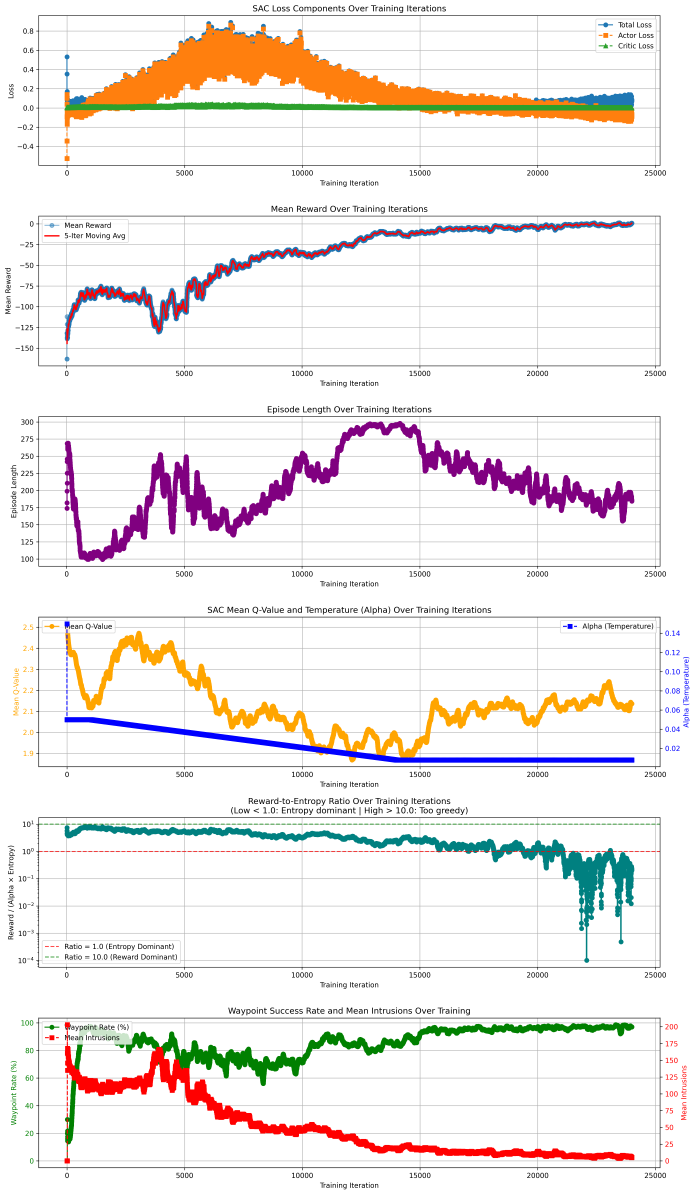
#> input picture SAC_AM_PreTrain/2_4_5/training_metrics_run_1.png, 4171 x 7166 px (shown at 1/6 size)
$ python extract_training_panels.py
#> lines starting #> are read from the running program, lines starting #| are printed output that depends on the picture; after the words box and inside, x2 and y2 are one past the last pixel; in counts of white or black regions, pixels touching at a corner belong together
from pathlib import Path

import matplotlib.pyplot as plt
import numpy as np
import pandas as pd
from PIL import Image, ImageDraw, ImageFont


IMAGE_NAME = "training_metrics_run_1.png"
EVAL_CSV = Path("metrics") / "run_1" / "evaluation_progress.csv"
NUM_PANELS = 6
BACKGROUND_THRESHOLD = 245


def find_panel_boundaries(image_array: np.ndarray, num_panels: int) -> list[int]:
    mask = (image_array < BACKGROUND_THRESHOLD).any(axis=2)
    row_counts = mask.sum(axis=1).astype(float)

    window = max(31, image_array.shape[0] // 120)
    if window % 2 == 0:
        window += 1
    kernel = np.ones(window, dtype=float) / window
    smooth = np.convolve(row_counts, kernel, mode="same")

    search_radius = max(150, image_array.shape[0] // 28)
    boundaries = [0]
    for index in range(1, num_panels):
        expected = int(image_array.shape[0] * index / num_panels)
        lower = max(0, expected - search_radius)
        upper = min(image_array.shape[0], expected + search_radius)
        best = lower + int(np.argmin(smooth[lower:upper]))
        boundaries.append(best)
    boundaries.append(image_array.shape[0])
    return boundaries


def trim_segment(image_array: np.ndarray, top: int, bottom: int) -> tuple[int, int, int, int]:
    segment = image_array[top:bottom]
    mask = (segment < BACKGROUND_THRESHOLD).any(axis=2)
    row_counts = mask.sum(axis=1)
    col_counts = mask.sum(axis=0)

    row_threshold = max(10, image_array.shape[1] // 200)
    col_threshold = max(10, image_array.shape[0] // 250)

    row_indices = np.where(row_counts > row_threshold)[0]
    col_indices = np.where(col_counts > col_threshold)[0]

    if len(row_indices) == 0 or len(col_indices) == 0:
        return 0, top, image_array.shape[1], bottom

    pad_y = 28
    pad_x = 28
    left = max(0, int(col_indices[0]) - pad_x)
    right = min(image_array.shape[1], int(col_indices[-1]) + pad_x + 1)
    cropped_top = max(0, top + int(row_indices[0]) - pad_y)
    cropped_bottom = min(image_array.shape[0], top + int(row_indices[-1]) + pad_y + 1)
    return left, cropped_top, right, cropped_bottom


def extract_panel(image_path: Path, panel_number: int, output_name: str) -> Path:
    image = Image.open(image_path).convert("RGB")
    image_array = np.asarray(image)
    boundaries = find_panel_boundaries(image_array, NUM_PANELS)

    panel_index = panel_number - 1
    top = boundaries[panel_index]
    bottom = boundaries[panel_index + 1]
    left, cropped_top, right, cropped_bottom = trim_segment(image_array, top, bottom)

    cropped = image.crop((left, cropped_top, right, cropped_bottom))
    output_path = image_path.with_name(output_name)
    cropped.save(output_path)
    return output_path


# [111 lines left out: functions load_font, remove_red_series_and_update_title, generate_evaluation_plot, not called in this run]


def main() -> None:
    script_dir = Path(__file__).resolve().parent
    image_path = script_dir / IMAGE_NAME

    outputs = [
        (2, "training_metrics_run_1_reward_only.png"),
        (6, "training_metrics_run_1_evaluation_only.png"),
    ]

    for panel_number, output_name in outputs:
        output_path = extract_panel(image_path, panel_number, output_name)
#> in find_panel_boundaries, `mask = (image_array < BACKGROUND_THRESHOLD).any(axis=2)`:
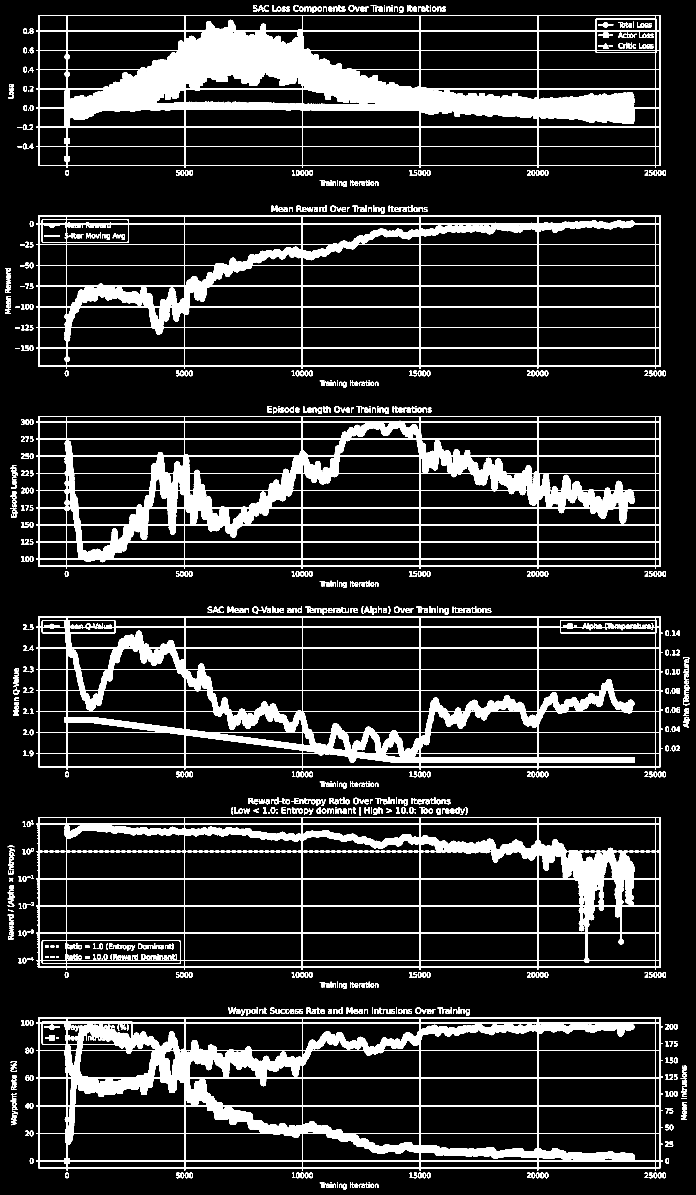
#> mask: shape (7166, 4171) bool (shown at 1/6 size); 13% white; 1016 white regions, largest, box (x1, y1, x2, y2) and area: (217, 91, 3963, 1008) 875116, (217, 6105, 3976, 7022) 640154, (217, 2497, 3963, 3413) 639552
#> in find_panel_boundaries, `row_counts = mask.sum(axis=1).astype(float)`: row_counts = 7166 values, max 3841 at index 4143, min 0 at index 0, mean 541.7
#> in find_panel_boundaries, `smooth = np.convolve(row_counts, kernel, mode="same")`: smooth = 7166 values, max 3092.2 at index 631, min 0 at index 0, mean 541.7
#> the loop in find_panel_boundaries, `for index in range(1, num_panels):` made 5 passes
#> best on passes 1 to 5: 1151, 2353, 3556, 4756, 5962
#> after the loop in find_panel_boundaries, `for index in range(1, num_panels):`: boundaries = [0, 1151, 2353, 3556, 4756, 5962]
#> in extract_panel, `boundaries = find_panel_boundaries(image_array, NUM_PANELS)`: boundaries = [0, 1151, 2353, 3556, 4756, 5962, 7166]
#> in extract_panel, `top = boundaries[panel_index]`: top = 1151
#> in extract_panel, `bottom = boundaries[panel_index + 1]`: bottom = 2353
#> in trim_segment, `segment = image_array[top:bottom]`:
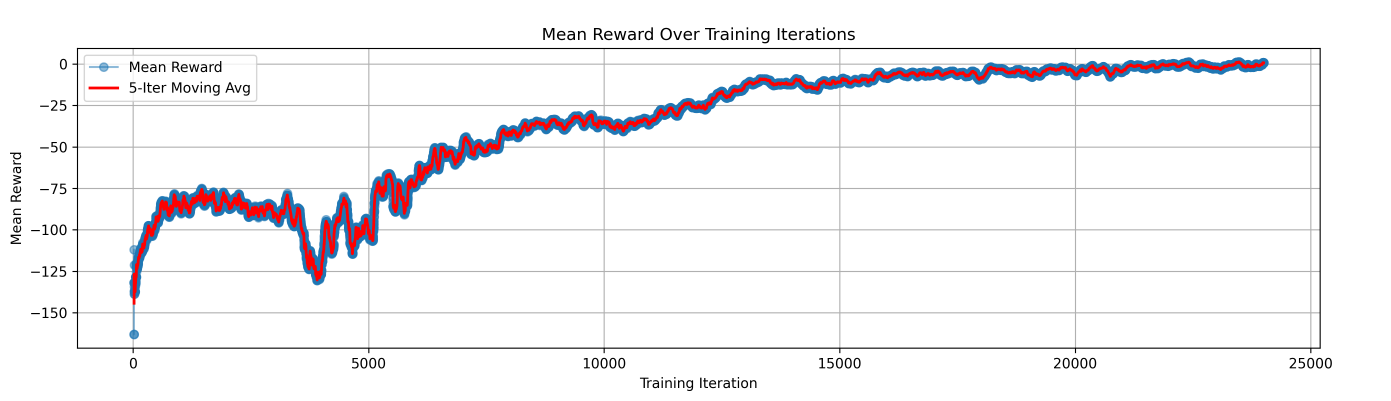
#> segment: shape (1202, 4171, 3) (shown at 1/3 size); mean R, G, B 244.6, 243.1, 244.7
#> in trim_segment, `mask = (segment < BACKGROUND_THRESHOLD).any(axis=2)`:
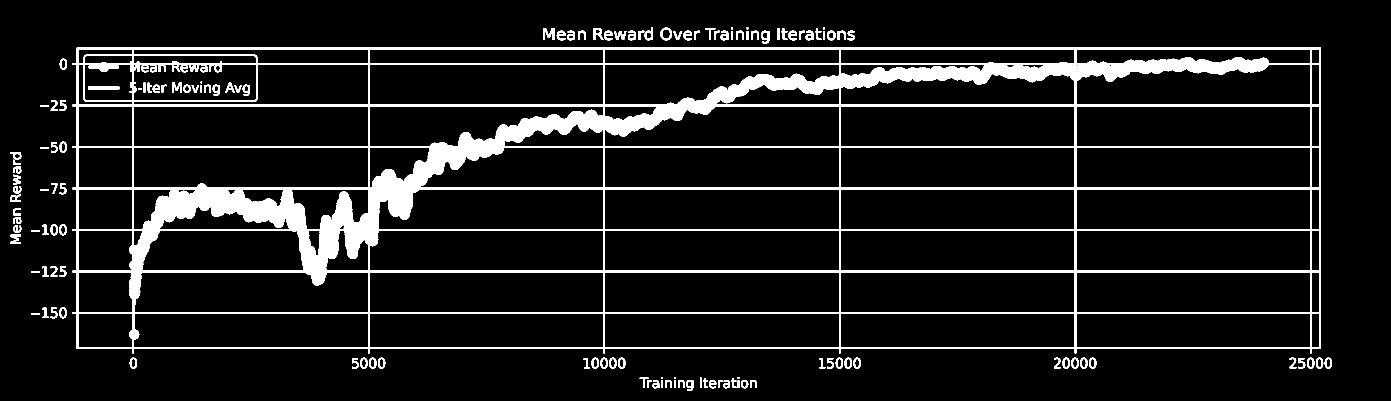
#> mask: shape (1202, 4171) bool (shown at 1/3 size); 8.8% white; 129 white regions, largest, box (x1, y1, x2, y2) and area: (217, 143, 3963, 1060) 404092, (265, 259, 358, 269) 926, (1629, 84, 1664, 120) 713
#> in trim_segment, `row_counts = mask.sum(axis=1)`: row_counts = 1202 values, max 3812 at index 691, min 0 at index 0, mean 366.8
#> in trim_segment, `col_counts = mask.sum(axis=0)`: col_counts = 4171 values, max 952 at index 2517, min 0 at index 0, mean 105.7
#> in trim_segment, `row_indices = np.where(row_counts > row_threshold)[0]`: row_indices = 1017 values from 83 to 1164
#> in trim_segment, `col_indices = np.where(col_counts > col_threshold)[0]`: col_indices = 3833 values from 32 to 3991
#> in trim_segment, `left = max(0, int(col_indices[0]) - pad_x)`: left = 4
#> in trim_segment, `right = min(image_array.shape[1], int(col_indices[-1]) + pad_x + 1)`: right = 4020
#> in trim_segment, `cropped_top = max(0, top + int(row_indices[0]) - pad_y)`: cropped_top = 1206
#> in trim_segment, `cropped_bottom = min(image_array.shape[0], top + int(row_indices[-1]) ..`: cropped_bottom = 2344
#> in extract_panel, `left, cropped_top, right, cropped_bottom = trim_segment(image_array, t..`: left = 4; cropped_top = 1206; right = 4020; cropped_bottom = 2344
#> in extract_panel, `cropped = image.crop((left, cropped_top, right, cropped_bottom))`:
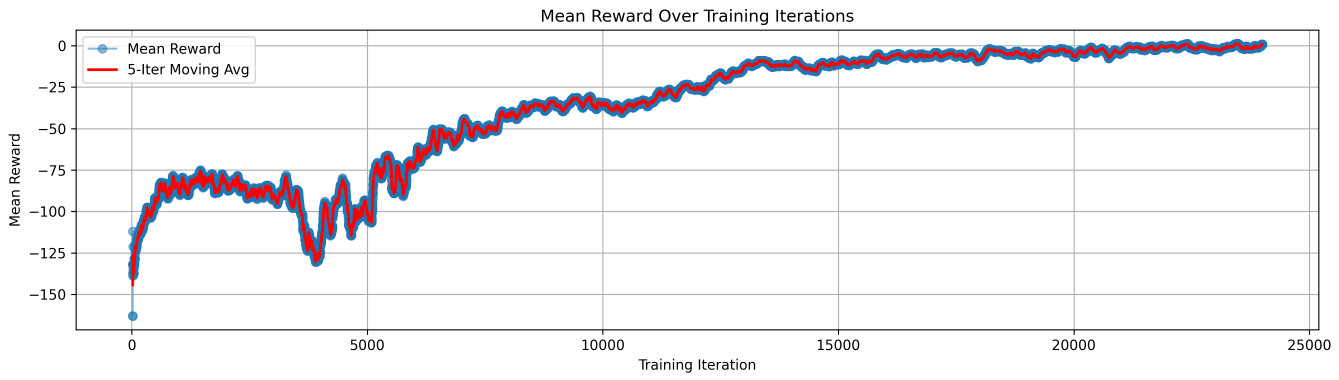
#> cropped: PIL image 4016x1138 RGB (shown at 1/3 size); mean R, G, B 243.6, 242, 243.7
        print(f"Saved panel {panel_number} to: {output_path}")


if __name__ == "__main__":
    main()
